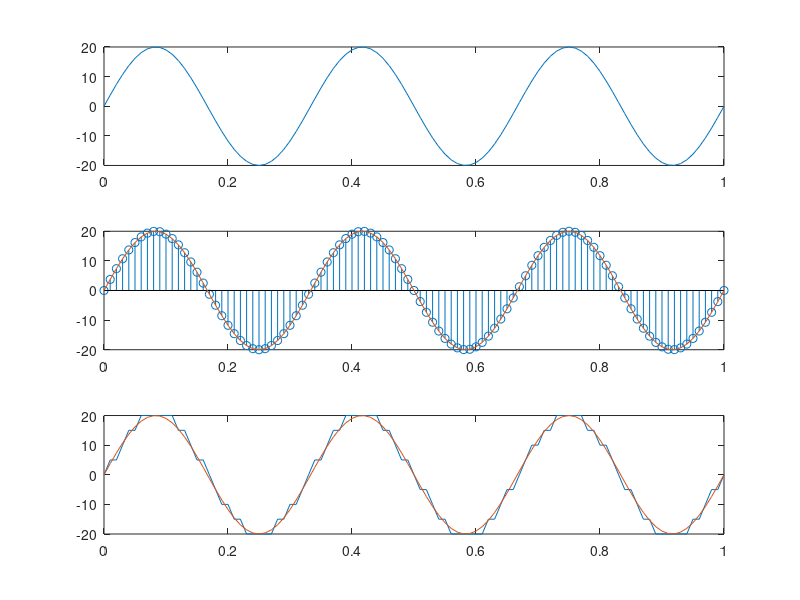

MATLAB code to generate this figure:
clc;
clear all;
close all;

A = 20;
f = 3;
fs = 100;
t = 0 : 0.01 : 1;
%Original signal
xt = A * sin(2 * pi * f * t);
subplot(3,1,1);
plot(t, xt);

%sampling signal
n = 0 : 1 / fs : 1;
xn = A * sin(2 * pi * f * n);
subplot(3,1,2);
stem(n, xn);
hold on;
plot(t, xt);

%Quantization

nbit = 3;
qlevels = 2 .^ nbit; % 8 quantization level 

maxMag = max(xn);
minMag = min(xn);
scalingFactor = (maxMag - minMag) / qlevels;
qsig = xn / scalingFactor;
qsig = round(qsig);
qsig = qsig * scalingFactor;

subplot(3,1,3);
plot(n, qsig);
hold on;
plot(t, xt);